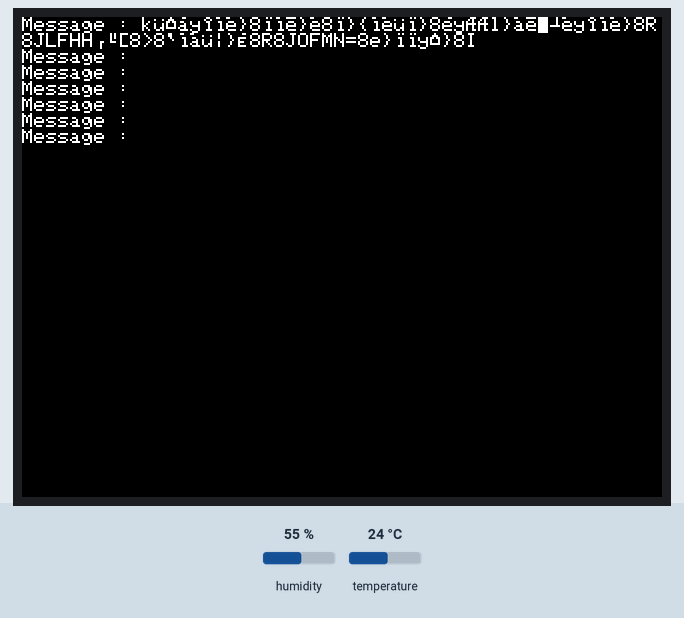
This sketch was run on a simulated ESP32. Shown: 320×240 colour display. Inputs (shaded band) come from the test bench; at power-on: humidity 55 %, temperature 24 °C. WiFi joins after 1.5 s; servers stay silent unless stated.

Above: at 3.3 s.
3.4 s: humidity set to 22 %
At 8.9 s:
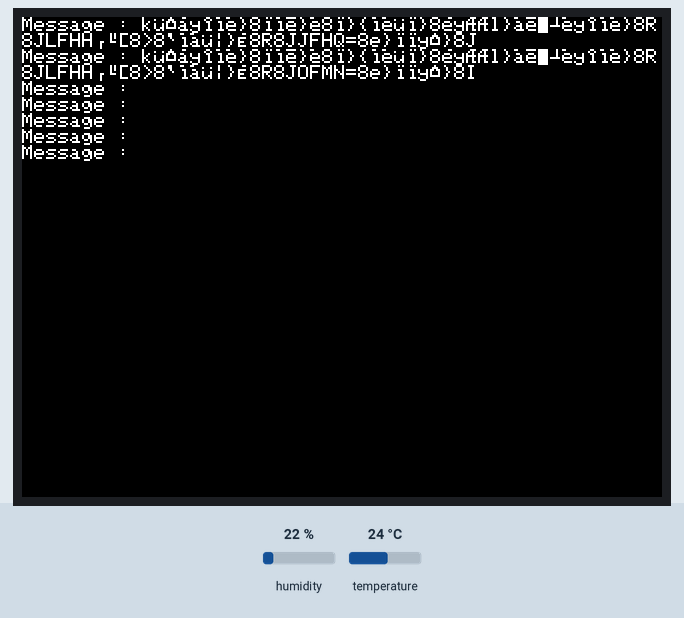
14.2 s: temperature set to 12 °C
At 19.3 s:
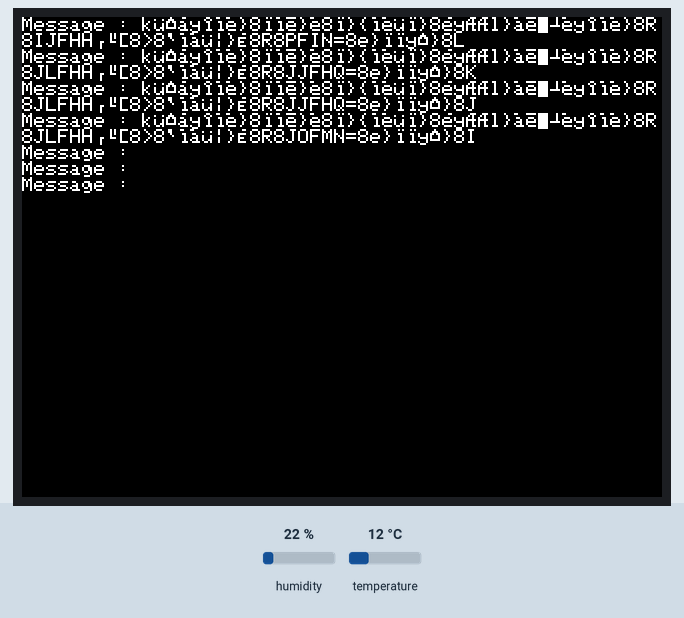
25.0 s: humidity set to 40 %
At 29.9 s:
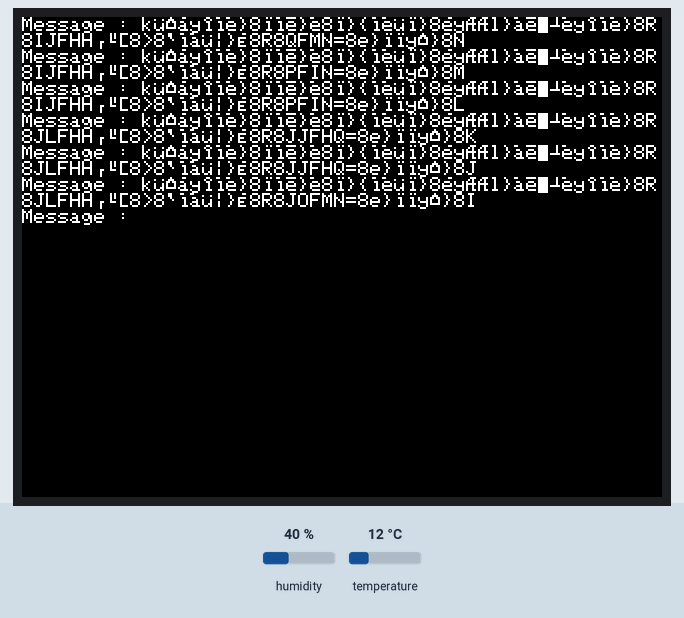
35.8 s: temperature set to 19 °C
At 40.6 s:
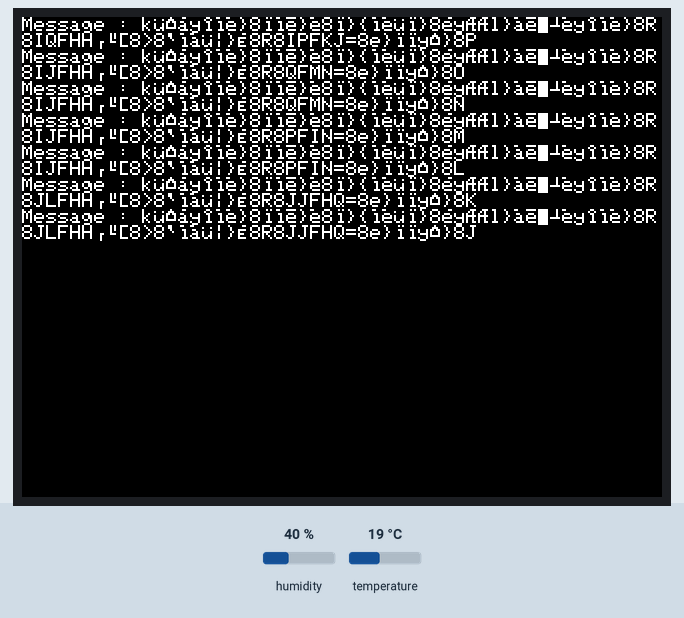
46.6 s: humidity set to 68 %
At 51.3 s:
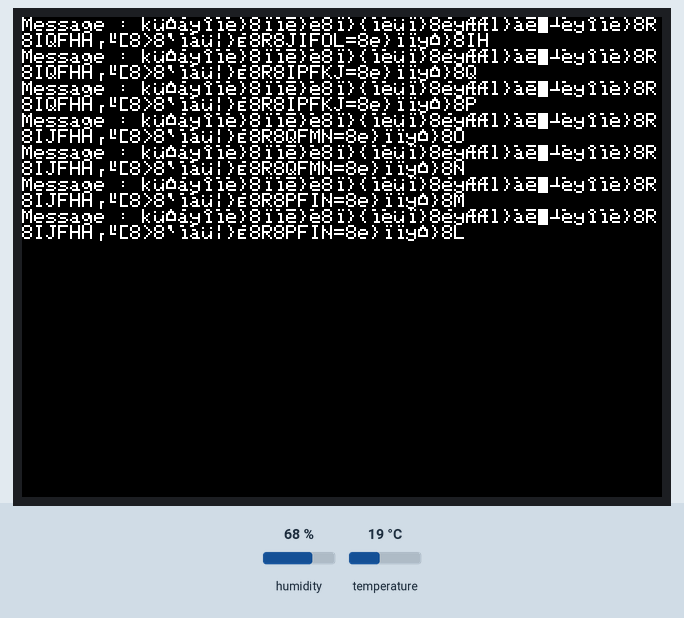
57.4 s: temperature set to 6 °C
At 63.2 s:
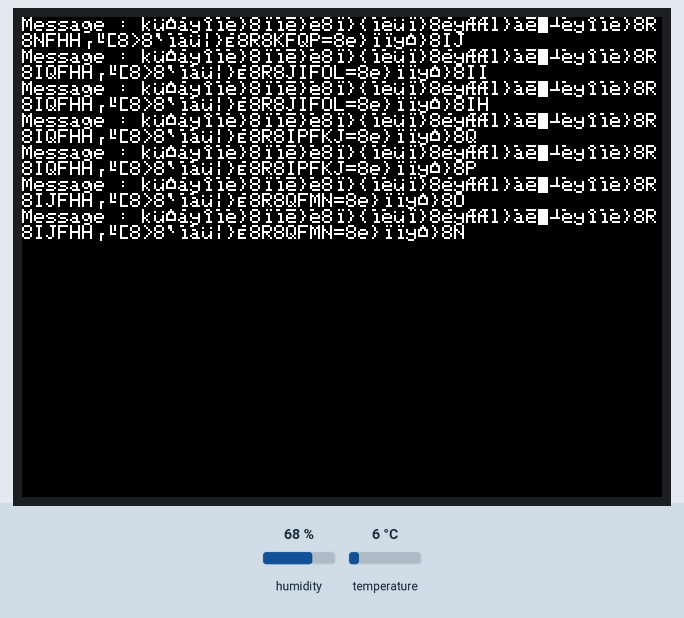
Timing chart, 0 to 64.7 s (numbered marks = the images above; inputs shaded):
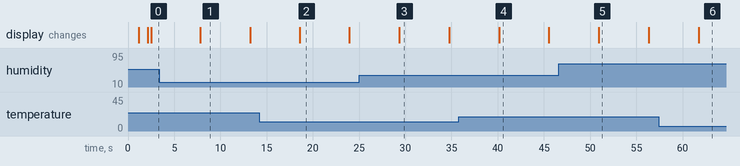

The sketch:

TransmiterV8.ino
```cpp
#include <M5Stack.h>           // Inclusion de la bibliothèque M5Stack pour utiliser les fonctionnalités de l'appareil
#include <WiFi.h>              // Inclusion de la bibliothèque WiFi pour configurer et gérer la connexion Wi-Fi
#include <Adafruit_Sensor.h>   // Inclusion de la bibliothèque Adafruit_Sensor pour utiliser les capteurs Adafruit
#include <Adafruit_BMP280.h>   // Inclusion de la bibliothèque Adafruit_BMP280 pour utiliser le capteur de pression
#include <SHT3X.h>             // Inclusion de la bibliothèque SHT3X pour utiliser le capteur d'humidité et de température

const char *nomAP = "Salon";            // Nom de la pièce où est installé l'émetteur
const char *targetSsid = "Montre";            // Nom du dispositif porté
const char *password = "MotDePasseVraimentDureJazz";    // Mot de passe du réseau Wi-Fi
const char *montreIP = "192.168.1.10";  // Adresse IP statique du dispositif porté
const float maxTemperature = 30.0;      // Température maximale autorisée
const float maxHumindex = 35.0;         // Humindex maximal autorisé
const int cryptingKey = 24;             // Clé de chiffrement, décalage par rapport à Y (code ASCII : 24 + 1 = 25e lettre de l'alphabet)
int messageCounter = 1;                 // Compteur de messages envoyés
String messageToSend;                   // Message à envoyer
String encryptedMessageToSend;          // Message crypté
String signature = "Signature super securise jazz";  // Signature de confirmation


const int maxMessages = 7;      // Nombre maximal de messages à afficher
String messages[maxMessages];   // Tableau pour stocker les messages envoyés

Adafruit_BMP280 bmp;            // Objet pour le capteur de pression
SHT3X sht;                      // Objet pour le capteur d'humidité et de température

void setup() {
  M5.begin(true, false, true, true);  // Initialisation de M5Stack avec écran activé, son désactivé, vibreur activé et charge de la batterie activée
  initSensors();                      // Initialisation les capteurs du module ENVII
  connectToWiFi();                    // Connexion au réseau Wi-Fi
}

void loop() {
  float temperature = readTemperature();  // Lecture de la température
  float humindex = calculateHumindex();  // On calcul et récupère le Humindex

  if (temperature > maxTemperature) {
    messageToSend = createAlertMessageTemperature(temperature);   // Création du message d'alerte de température
  } else if (humindex > maxHumindex) {
    messageToSend = createAlertMessageHumindex(humindex);         // Création du message d'alerte d'humidex
  } else {
    messageToSend = createRegularMessage(temperature, humindex);  // Création du message régulier
  }

  encryptedMessageToSend = messageEncryption(messageToSend);      // Chiffre le message à envoyer


  WiFiClient client;                // Création d'un client Wi-Fi
  if (client.connect(montreIP, 80)) {
    sendAndDisplayMessage(client);  // Envoi du message au récepteur et affichage sur l'émetteur
  } else {
    handleConnectionError();         // Gestion de l'erreur de connexion
  }

  delay(5000);                       // Attente de 10 secondes avant la prochaine itération/envoi de message, puisque le récepteur attend 5 secondes avant d'envoyer en wifi a la GateWay Lora
}

void initSensors() {
  bmp.begin(0x76);                   // Initialisation du capteur de pression avec l'adresse I2C
  sht.init();                        // Initialisation du capteur d'humidité et de température
  M5.Lcd.setTextColor(TFT_WHITE, TFT_BLACK);  // Configuration des couleurs de l'écran
  M5.Lcd.setTextDatum(MC_DATUM);              // Configuration du point de référence du texte
  Serial.begin(115200);                       // Initialisation de la communication série
}

void connectToWiFi() {
  WiFi.begin(targetSsid, password);                   // Démarre la connexion au réseau Wi-Fi

  while (WiFi.status() != WL_CONNECTED) {
    delay(1000);
    M5.Lcd.print(".");                          // Affiche des points pendant la tentative de connexion
  }

  char message[50];
  // Utilisation de sprintf pour formater la chaîne avec le nom du réseau WiFi
  sprintf(message, "\nConnecté au réseau WiFi de : %s", targetSsid);
  // message : tableau de caractères où la chaîne formatée sera stockée
  // "\nConnecté au réseau WiFi de : %s" : Chaîne de format avec un spécificateur %s pour insérer targetSsid
  // targetSsid : La variable qui sera insérée à la place du spécificateur %s dans la chaîne de format
  // Le résultat final est stocké dans le tableau de caractères "message"
  M5.Lcd.println(message);  // Affiche un message une fois la connexion établie
}

float readTemperature() {
  sht.get();                          // Obtenir les données du capteur d'humidité et de température
  // Remplacer par sht.cTemp pour une lecture réelle du capteur
  // return maxTemperature + 1; // Pour des tests de dépassement de seuil
  return sht.cTemp;
}

float calculateHumindex() {
  float T = sht.cTemp;             // Température en degrés Celsius
  float HR = sht.humidity;         // Humidité relative en pourcentage

  float es = 6.112 * exp((17.67 * T) / (T + 243.5));    // Pression de vapeur saturante
  float e = (HR / 100.0) * es;                          // Pression de vapeur actuelle
  float humidex = T + (5.0 / 9.0) * (e - 10.0);         // Calcul de l'indice humidex

  return humidex;  // Retourne la valeur de l'indice humidex
}

String createAlertMessageTemperature(float temperature) {
  return signature + "Alerte ! " + String(nomAP) + " Température trop élevée : " + String(temperature);
}

String createAlertMessageHumindex(float humindex) {
  return signature + "Alerte ! " + String(nomAP) + " Humidex trop élevé : " + String(humindex);
}

String createRegularMessage(float temperature, float humindex) {
  return signature + "Température : " + String(temperature) + "°C & Humidex : " + String(humindex) + "% Message " + String(messageCounter++);
}

// Envoie le message au serveur et met à jour l'affichage local
void sendAndDisplayMessage(WiFiClient &client) {
  encryptedMessageToSend = encryptedMessageToSend;  // Ajout de la signature au message

  client.println(encryptedMessageToSend);  // Envoie le message au serveur via le client Wi-Fi
  client.stop();  // Ferme la connexion avec le client après l'envoi du message
  addMessage(encryptedMessageToSend);  // Ajoute le nouveau message au tableau local
  displayMessages();  // Met à jour l'affichage local avec les messages
}

void addMessage(String newMessage) {
  for (int i = maxMessages - 1; i > 0; i--) {
    messages[i] = messages[i - 1];  // Décaler les messages vers le bas dans le tableau
  }
  messages[0] = newMessage;          // Ajouter le nouveau message en haut du tableau
}

void displayMessages() {
  M5.Lcd.fillRect(0, 0, 320, 240, TFT_BLACK);  // Effacer l'écran avec une couleur noire

  M5.Lcd.setCursor(0, 0);
  for (int i = 0; i < maxMessages; i++) {
    M5.Lcd.printf("Message : %s\n", messages[i].c_str());  // Afficher chaque message sur l'écran
  }
}

// Gestion des erreurs de connexion Wi-Fi
void handleConnectionError() {
  M5.Lcd.println("Erreur de connexion, tentative de reconnexion...");  // Affichage du message d'erreur
  resetConnection();  // Appel de la fonction pour réinitialiser la connexion
}

// Réinitialisation de la connexion Wi-Fi
void resetConnection() {
  WiFi.disconnect();  // Déconnexion du réseau Wi-Fi actuel
  delay(1000);        // Attente de 1 seconde
  WiFi.begin(targetSsid, password);  // Nouvelle tentative de connexion au réseau Wi-Fi
  int attempts = 0;    // Initialisation du compteur de tentatives

  while (WiFi.status() != WL_CONNECTED && attempts < 10) {
    delay(250);      // Attente de 1 seconde entre chaque tentative
    attempts++;       // Incrémentation du compteur de tentatives
  }

  if (WiFi.status() == WL_CONNECTED) {
    M5.Lcd.println("Reconnexion reussie!");  // Affichage du message en cas de reconnexion réussie
    messageCounter = 1;  // Réinitialisation du compteur de messages
  } else {
    M5.Lcd.println("Echec de la reconnexion. Réessayer plus tard.");  // Affichage du message en cas d'échec de reconnexion
  }
}

// Fonction de chiffrement du message
// Prend en entrée le message à chiffrer (messageToEncrypt)
// Retourne le message chiffré en décalant chaque caractère par la clé de chiffrement (cryptingKey)
String messageEncryption(String messageToEncrypt) {
  String cryptedMessage = "";
  for (char currentChar : messageToEncrypt) {
    cryptedMessage += char(int(currentChar) + cryptingKey);
  }
  return cryptedMessage;
}
```

Measured:
- after the input at 3.4 s, the display: changes after 4.4 s (image 1)
- after the input at 14.2 s, the display: changes after 4.4 s (image 2)
- after the input at 25.0 s, the display: changes after 4.3 s (image 3)
- after the input at 35.8 s, the display: changes after 4.3 s (image 4)
- after the input at 46.6 s, the display: changes after 4.3 s (image 5)
- after the input at 57.4 s, the display: changes after 4.3 s (image 6)
- what the display in image 1 shows lasts 5.4 s, from 7.8 s to 13.2 s
